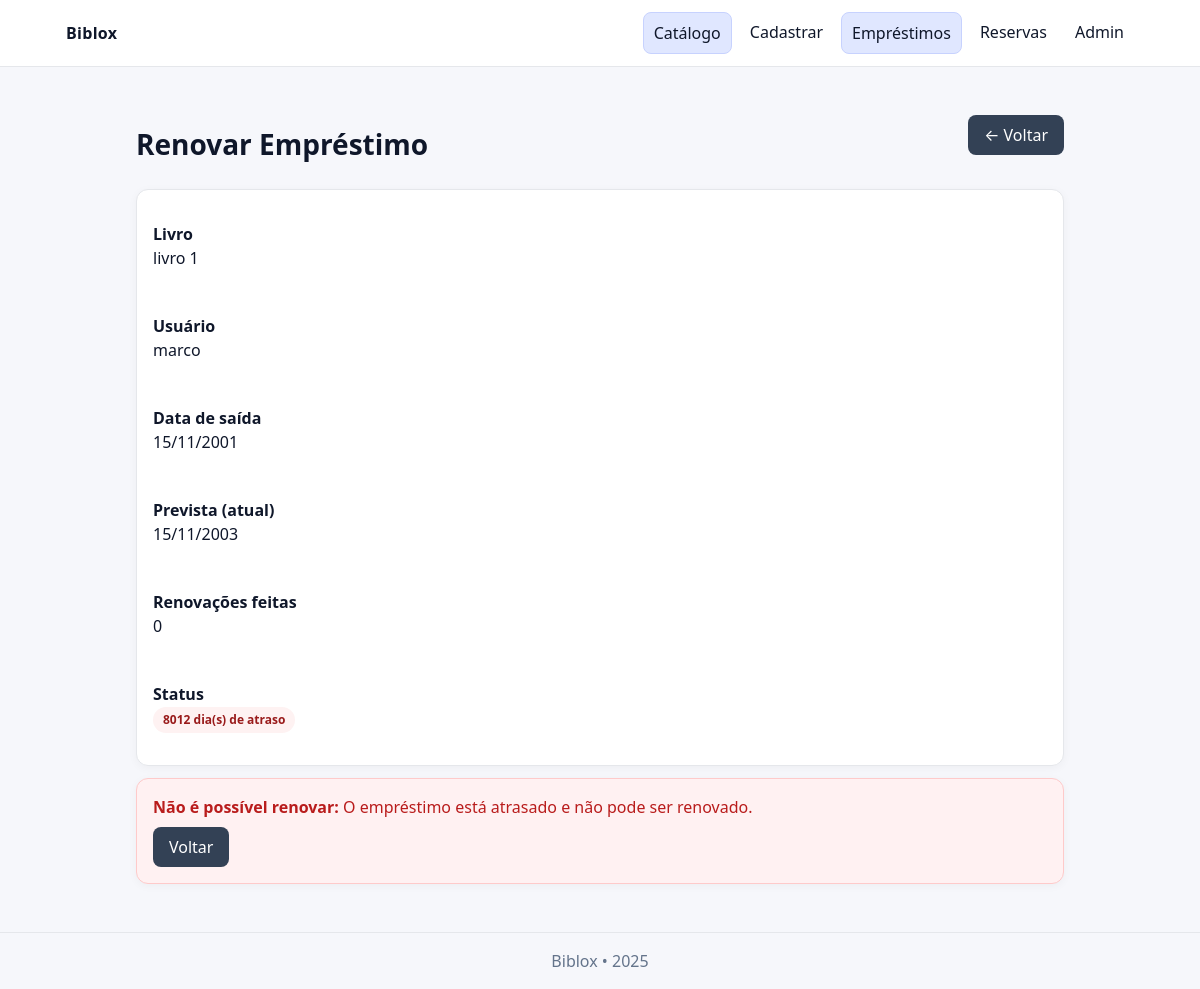
Before: /livros/emprestimos/1/renovar/ (signed in) with the older database file.
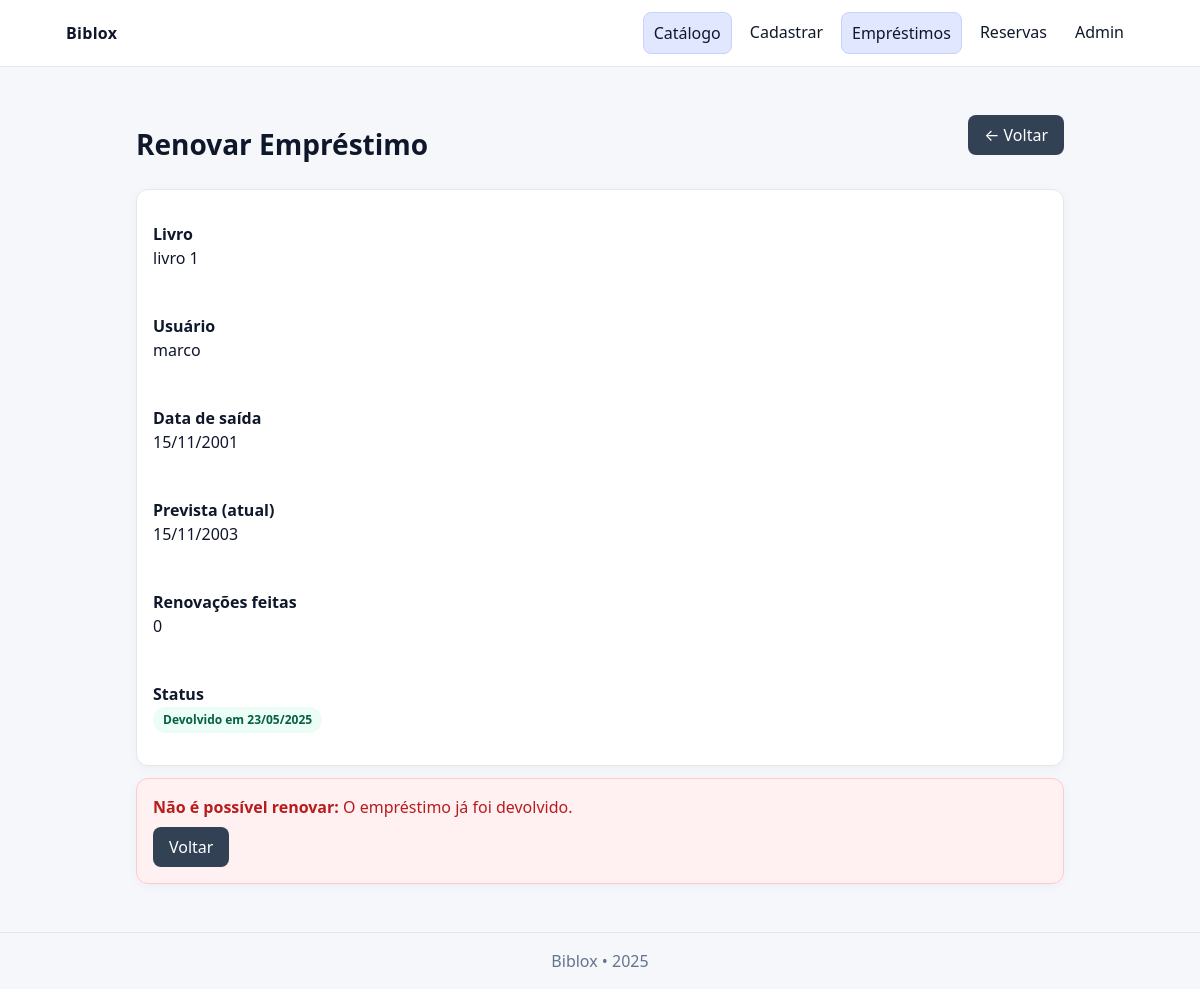
After: the same page with the newer database file.
### livros/models.py (models this page shows, shortened)
class Emprestimo(models.Model):
    livro = models.ForeignKey(CadastroLivroModel, on_delete=models.PROTECT, related_name='emprestimos')
    usuario = models.ForeignKey(settings.AUTH_USER_MODEL, on_delete=models.PROTECT, related_name='emprestimos')
    data_saida = models.DateField(default=timezone.now)
    data_prevista_devolucao = models.DateField()
    data_devolucao = models.DateField(null=True, blank=True)
    renovacao_count = models.PositiveSmallIntegerField(default=0)
    class Meta:
        constraints = [
            models.UniqueConstraint(
                fields=['livro'],
                name='unique_livro_emprestimo_ativo',
                condition=models.Q(data_devolucao__isnull=True),
            )
        ]
    @property
    def dias_atraso(self):
        hoje = timezone.now().date()
        if self.data_devolucao:
            dias = (self.data_devolucao - self.data_prevista_devolucao).days
        elif self.data_devolucao is None and self.data_prevista_devolucao < hoje:
            dias = (hoje - self.data_prevista_devolucao).days
        else:
            return 0
        return max(0, dias)
    @property
    def is_active(self):
        return self.data_devolucao is None
    def pode_renovar(self, max_renovacoes=1):
        if not self.is_active:
            return False, "O empréstimo já foi devolvido."
        if self.dias_atraso > 0:
            return False, "O empréstimo está atrasado e não pode ser renovado."
        if self.renovacao_count >= max_renovacoes:
            return False, f"O limite de {max_renovacoes} renovação(ões) foi atingido."
        return True, "Pode ser renovado."

class CadastroLivroModel(models.Model):
    STATUS_CHOICES = (('disponivel', 'Disponível'), ('emprestado', 'Emprestado'))
    nome = models.CharField(max_length=50)
    autor = models.CharField(max_length=50)
    isbn = models.TextField(null=True, blank=True)
    completo = models.BooleanField(default=False)
    data_criacao = models.DateTimeField(auto_now_add=True)
    status = models.CharField(max_length=20, choices=STATUS_CHOICES, default='disponivel')

### livros/views.py (the view, shortened to what this page needs)
# urls.py: path('emprestimos/<int:emprestimo_id>/renovar/', views.solicitar_renovacao, name='solicitar_renovacao'),
@login_required
def solicitar_renovacao(request, emprestimo_id):
    emprestimo = get_object_or_404(Emprestimo, pk=emprestimo_id)
    if not (request.user.is_staff or request.user == emprestimo.usuario):
        messages.error(request, "Você não tem permissão para renovar este empréstimo.")
        return redirect(reverse("livros:minha_area_de_emprestimos"))
    pode, motivo = emprestimo.pode_renovar()
    contexto = {
        "emprestimo": emprestimo,
        "pode": pode,
        "motivo": motivo,
    }
    return render(request, "livros/solicitar_renovacao.html", contexto)

### templates/livros/solicitar_renovacao.html (shortened to what this page needs)
{% extends "base.html" %}
{% block content %}
<div class="page">
  <div class="grid two" style="grid-template-columns:1fr auto;">
    <h1 class="title">Renovar Empréstimo</h1>
    <a href="{% url 'livros:emprestimos_list' %}" class="btn secondary">← Voltar</a>
  </div>
  <div class="card" style="margin-top:8px;">
    <div class="card-body">
      <div class="grid two">
        <p>
          <strong>Livro</strong><br>
          {{ emprestimo.livro.nome }}
        </p>
        <p>
          <strong>Usuário</strong><br>
          {{ emprestimo.usuario.username }}
        </p>
        <p>
          <strong>Data de saída</strong><br>
          {{ emprestimo.data_saida|date:"d/m/Y" }}
        </p>
        <p>
          <strong>Prevista (atual)</strong><br>
          {{ emprestimo.data_prevista_devolucao|date:"d/m/Y" }}
        </p>
        <p>
          <strong>Renovações feitas</strong><br>
          {{ emprestimo.renovacao_count }}
        </p>
        <p>
          <strong>Status</strong><br>
          {% if emprestimo.data_devolucao %}
            <span class="status disponivel">Devolvido em {{ emprestimo.data_devolucao|date:"d/m/Y" }}</span>
          {% elif emprestimo.dias_atraso > 0 %}
            <span class="status emprestado">{{ emprestimo.dias_atraso }} dia(s) de atraso</span>
          {% else %}
            <span class="status disponivel">Em dia</span>
          {% endif %}
        </p>
      </div>
    </div>
  </div>
  {% if pode %}
    <form method="post" class="card" style="margin-top:12px;">
      <div class="card-body">
        {% csrf_token %}
        <p style="margin-bottom:12px;">
          Confirmar <strong>renovação por +7 dias</strong> a partir da data prevista atual?
        </p>
        <button type="submit" class="btn">Confirmar renovação</button>
        <a href="{% url 'livros:emprestimos_list' %}" class="btn secondary" style="margin-left:8px;">Cancelar</a>
      </div>
    </form>
  {% else %}
    <div class="card" style="margin-top:12px; border:1px solid #fecaca; background:#fff1f2;">
      <div class="card-body">
        <p style="color:#b91c1c; margin:0;">
          <strong>Não é possível renovar:</strong> {{ motivo }}
        </p>
        <div style="margin-top:8px;">
          <a href="{% url 'livros:emprestimos_list' %}" class="btn secondary">Voltar</a>
        </div>
      </div>
    </div>
  {% endif %}
</div>
{% endblock %}

Changed rows visible on the page:
changed Emprestimo "livro 1": data_devolucao (not shown) → "23/05/2025"; dias_atraso "8012" → (not shown)
Other visible differences:
{{ motivo }}: "O empréstimo está atrasado e não pode ser renovado." → "O empréstimo já foi devolvido."
text no longer shown: "dia(s) de atraso"
text now shown: "Devolvido em"
